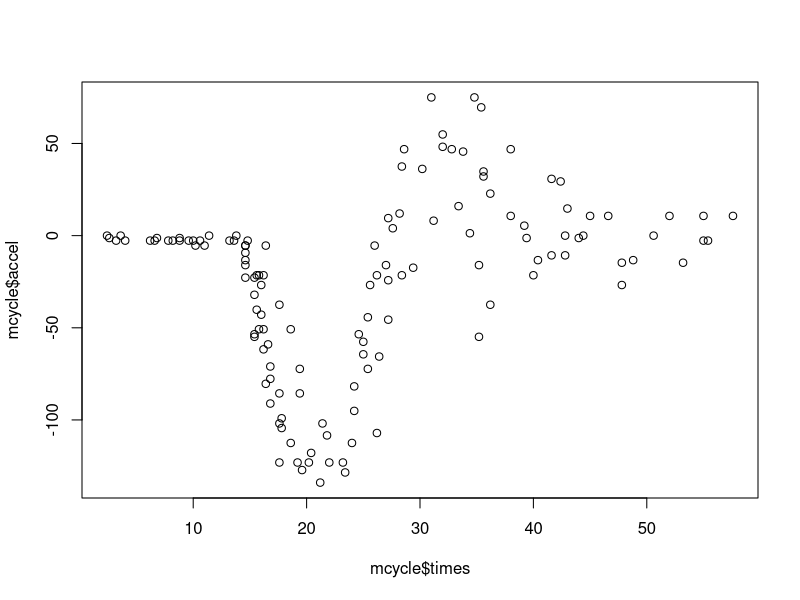
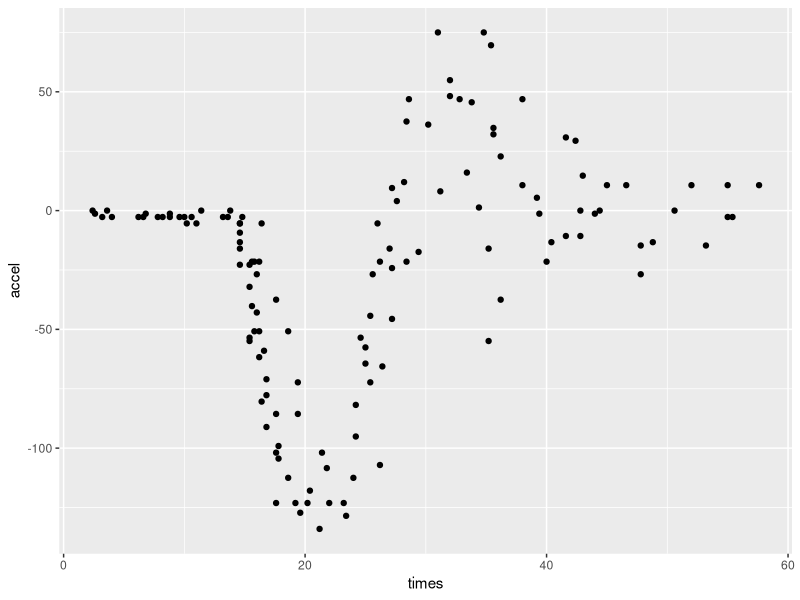
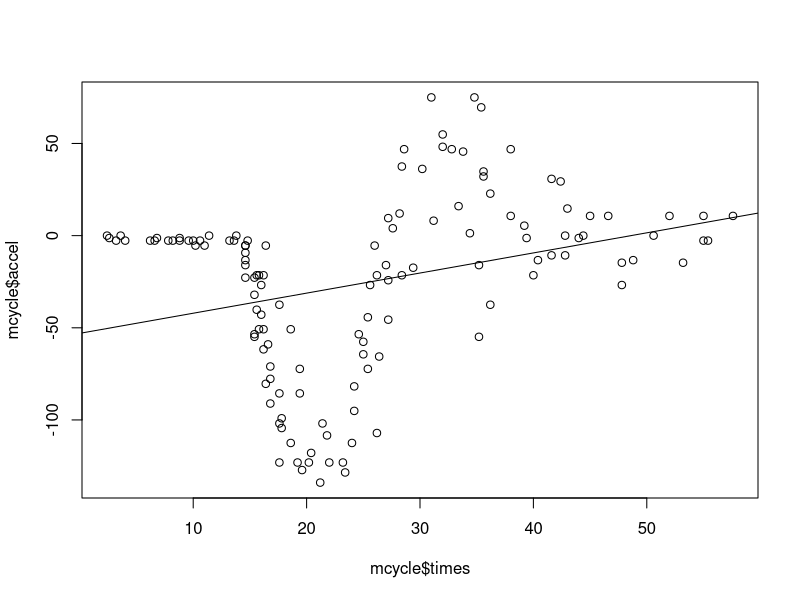
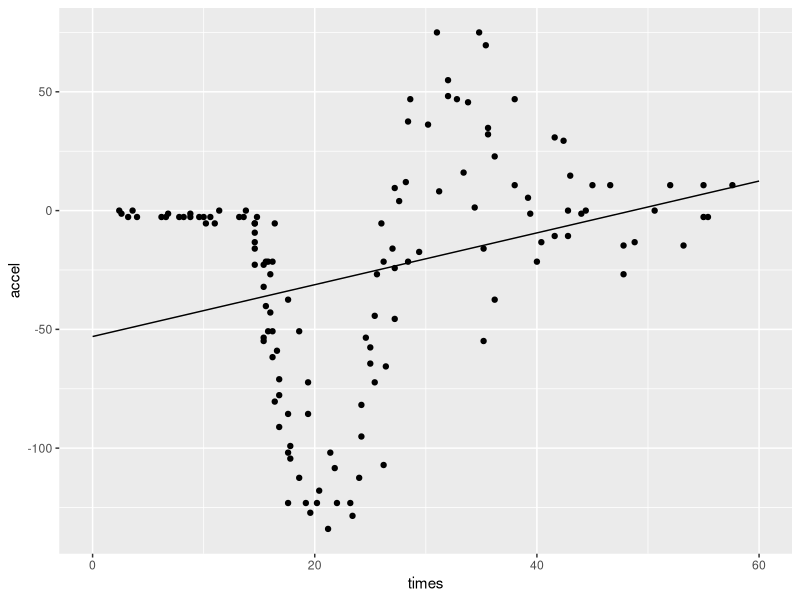
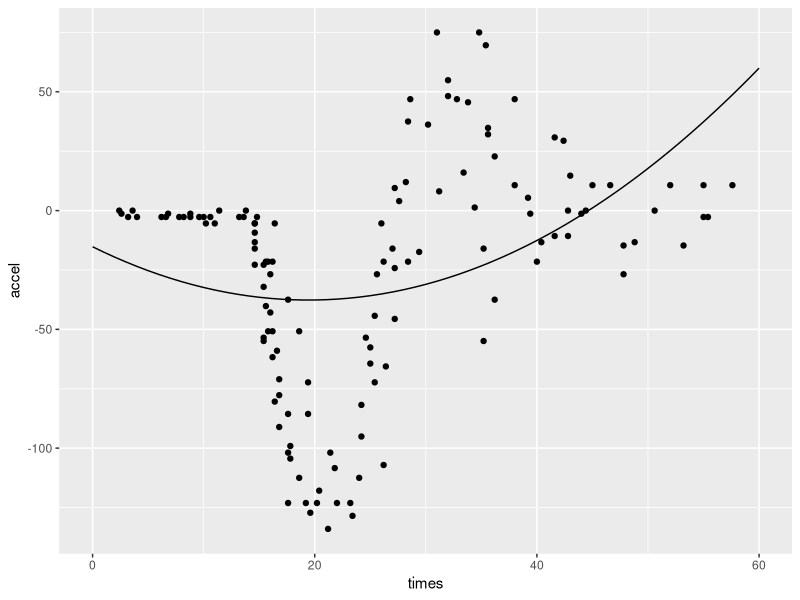
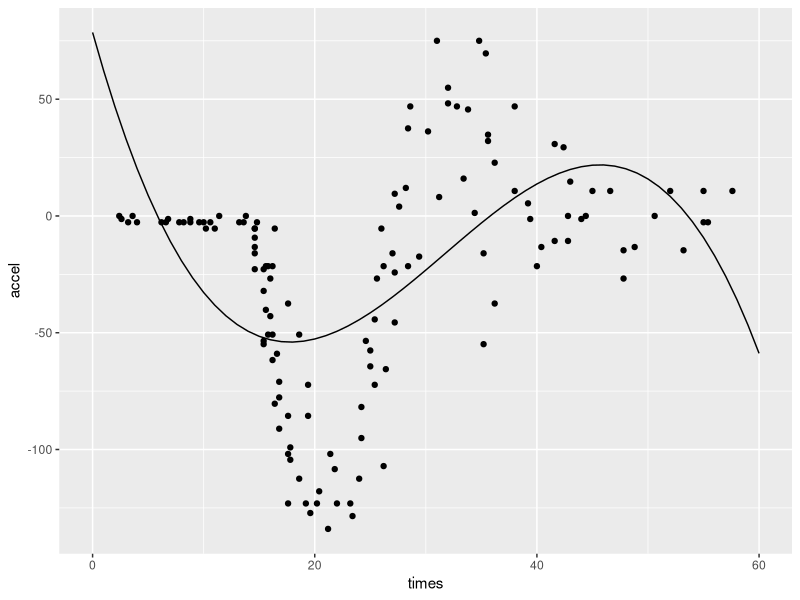
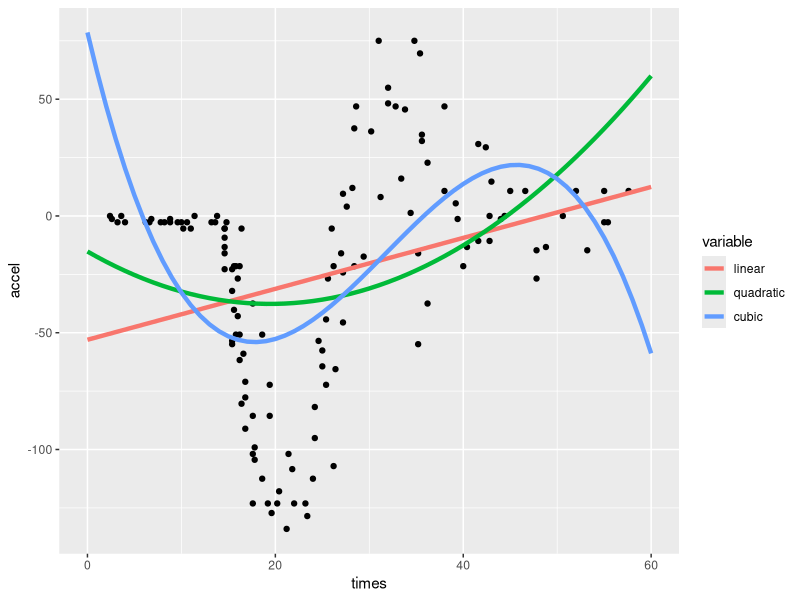

Write R code to recreate these figures, in order. (Note: this script raises an error after producing the figures.)
# If you don't MASS, you can install it, by running
# install.packages("MASS")
# witout the # in front of it.

library(MASS)
data(mcycle)
# Data from a Simulated Motorcycle Accident

# Description:
#   A data frame giving a series of measurements of head acceleration
#   in a simulated motorcycle accident, used to test crash helmets.
# 
# Format:
#   'times' in milliseconds after impact.
#   'accel' in g.
# 
# Source:
#   Silverman, B. W. (1985) Some aspects of the spline smoothing
# approach to non-parametric curve fitting.  _Journal of the Royal
# Statistical Society series B_ *47*, 1-52.

# Always inspect your data first
head(mcycle)

# Plotting in base
plot(mcycle$times, mcycle$accel)

# Plotting in ggplot
library(ggplot2)
ggplot(mcycle, aes(x = times, y = accel)) + # Create an aesthetic mapping 
  geom_point()

# Make a naive linear model
naive.linear.model <- glm(accel ~ times, data = mcycle)

# Predict over the range
predictions <- data.frame(times = 0:60)
predictions$linear <- predict(naive.linear.model, newdata = predictions)

# Plot the predictions over the real data.
plot(mcycle$times, mcycle$accel)
lines(predictions$times, predictions$linear)

# Plot the predictions over the real data in ggplot.
ggplot(mcycle, aes(x = times, y = accel)) + # Create an aesthetic mapping 
  geom_point() + 
  geom_line(data = predictions, 
            aes(x = times, y = linear)) 

# Let's try some polynomials
quadratic.mcycle <- 
  glm(formula = accel ~ times + I(times^2), # 2 params
                data = mcycle) 
cubic.mcycle <- glm(formula = accel ~ times + I(times^2) + I(times^3), # 3 params
                data = mcycle) 

predictions$quadratic <- predict(quadratic.mcycle, predictions)
predictions$cubic <- predict(cubic.mcycle, predictions)

# Can plot one at a time.
ggplot(mcycle, aes(x = times, y = accel)) +
  geom_point() + 
  geom_line(data = predictions, 
            aes(x = times, y = quadratic)) 

ggplot(mcycle, aes(x = times, y = accel)) +
  geom_point() + 
  geom_line(data = predictions, 
            aes(x = times, y = cubic)) 


# But it is nice to see things together. ggplot likes to put things in "long"
# form, much like a pivot table. This is wide:
head(predictions)

# Bring in the reshape library to convert to long form.
library(reshape2)
# The names are a bit strange, but there is an overall smelting theme to reshape.
# "Melting" is "softening" it in a form that ggplot prefers.
# "Casting" is "hardening" the data in a form that humans prefer.

# I can never remeber the argument names for melt, you can look them up:
?melt

# But it says that there are mutliple functions defined for this... 
# What class is my object?
class(predictions)
# A data.frame, great. Let's look that up
?melt.data.frame

# Okay it is id.vars
melted.predictions <- melt(predictions, id.vars = "times") 

# Did it work?
head(melted.predictions)
# We can only see the first few rows... make sure that cubic and quadratic are in there too:

# Filter the melted.predictions data.frame to make sure they are in there too.
# dplyr is the most modern way of doing filtering and selection
library(dplyr)
# %>% is really hard to type. Always use Ctrl+Shift+M
melted.predictions %>% filter(variable == "cubic") %>% head
melted.predictions %>% filter(variable == "quadratic") %>% head

# The pipe can make things a lot more clear.
melted.predictions %>% filter(variable == "cubic") %>% head
# is the same as
head(filter(melted.predictions, variable == "cubic"))
# Without all the nesting that humans find difficult.

# Ready to make our nice plot now:
ggplot(mcycle, aes(x = times, y = accel)) +
  geom_point() + 
  geom_line(data = melted.predictions,
            aes(x = times, y = value, colour = variable), # This took me a while to get.
            size = 1.5) 
# What is great is what is automated here. colours and labels.


# Cross-validation

# Split the data randomly into 10 separate folds.
# Need to create a variable that indicates the fold number for each row
num.folds <- 10 # always make configurable numbers variables.
fold.not.random <- rep_len(1:num.folds, length.out = nrow(mcycle))

# Check what is in fold.not.random
fold.not.random

# Randomly scramble it. (run a few times to see what it is doing)
sample(fold.not.random, size = length(fold.not.random))

# Setting the seed makes it so that the folds are generated the same way every
# time, across machines.
set.seed(1)
sample(fold.not.random, size = length(fold.not.random)) # Run a few times.

# Now actually store that variable.
set.seed(1)
fold <- sample(fold.not.random, size = length(fold.not.random))

# Split the data
mcycle.split <- split(mcycle, fold)

# Looks easy! Take a look.
mcycle.split

# But the data structure has changed.
class(mcycle) # data.frame
class(mcycle.split) # list

# Lists are divided into elements. They don't have to contain the same type of
# object, but in our case, every element of the list is a chunk of our original
# data.frame. Let us access the first element of the list.
mcycle.split[[1]] # First element 
class(mcycle.split[[1]]) # Actually a data.frame.
mcycle.split[[10]] # Tenth element.
mcycle.split[[11]] # error (subscript out of bounds)

# What if you need more than one element of a list?
# In cross-validation, we need to pick one fold, and pool the rest.
# You must use single brackets when selecting more than one element.
test <- mcycle.split[[1]]
train.list <- mcycle.split[c(2,3,4,5,6,7,8,9,10)]

# We can make that a little simpler by using sequences:
2:10 # generates the numbers 2 to 5
train.list <- mcycle.split[2:10]
# But even better would be to use everything "except" the test fold.
train.list <- mcycle.split[-1]

# Now we need to "pool" all of the train folds together; the train object is
# still a list, not one big data.frame.

# Here is an ugly way to do it:
class(train.list)
train <- rbind(train.list[[1]], train.list[[2]], train.list[[3]], train.list[[4]])
class(train) # data.frame
head(train)

# rbind takes multiple arguments. But you don't want to type that out in every
# single fold.
# do.call helps us here. It has two arguments, the first of which is a function,
# and the second is a list. 
# What do.call does is run the function with each element of the list as arguments.
# So:
train <- do.call(rbind, train.list)
# Exactly the same as
train <- rbind(train.list[[1]], train.list[[2]], train.list[[3]], train.list[[4]])
# Using functions as arguments can be a little unsettling, but get used to it,
# it is the core of many R programming techniques.

# Now let's try running cross-validation using a for loop.

# First fit all the models.
model <- list()
for (fold in seq_along(mcycle.split)) { # Cycle through each fold (1 to 10)
  # Extract the training sample for this fold.
  train <- do.call(rbind, mcycle.split[-fold])
  # Fit the model.
  cubic.mcycle <- glm(formula = accel ~ times + I(times^2) + I(times^3), 
                      data = train)  # Notice train data only
  # Store the model.
  model[[fold]] <- cubic.mcycle
}

# For loops are okay for simple things, but the apply family can be really
# elegant. Here is an example.

# Create all training folds.
train.folds <- lapply(seq_along(mcycle.split), 
                      function(x) do.call(rbind, mcycle.split[-x]))

# Fit models
model <- lapply(train.folds, 
                function(x) glm(formula = accel ~ times + I(times^2) + I(times^3), 
                                      data = x))

# To unpack that a little... instead of iteratively fitting your models in a for
# loop, you create a function that returns what you want based on the fold as an
# argument.
# So you could make a function like:
get.train.fold <- function(fold) {
  do.call(rbind, mcycle.split[-fold])
}

# now you can use your little function to test if it works:
get.train.fold(1)
head(get.train.fold(5))
nrow(get.train.fold(5))

# So now instead of writing
train.folds <- list()
for (fold in seq_along(mcycle.split)) {
  train.folds[[fold]] <- get.train.fold(fold)
}

# You can just "apply" the function to each fold.
train.folds <- lapply(seq_along(mcycle.split), get.train.fold)

# And instead of writing the function separately, you can just write the
# definition in directly.
train.folds <- lapply(seq_along(mcycle.split), function(fold) {
  do.call(rbind, mcycle.split[-x])
})

# And since the function only has one line, we don't need curly braces.
train.folds <- lapply(seq_along(mcycle.split), 
                      function(fold) do.call(rbind, mcycle.split[-fold]))

# Once you get used to it, you'll miss it in every other programming language.

# So now we have a bunch of models, let's try and measure accuracy.

# Here is an example of how to predict using the new models.
predicted <- predict(model[[1]], newdata = mcycle.split[[1]])
actual <- mcycle.split[[1]]$accel

# Notice that subtraction is vector-wise. You don't have to write a for loop 
predicted - actual
# This can be very annoying in other languages.

# Now let's make a prediction across all faolds
predictions <- 
  lapply(seq_along(mcycle.split), 
         function(x) predict(model[[x]], newdata = mcycle.split[[x]]))

actual <- 
  lapply(seq_along(mcycle.split), 
         function(x) mcycle.split[[x]]$accel)

# Unfortunately both our predictions and actual are a list.
# But unlist will pool it into one big vector
unlist(predictions) - unlist(actual)

# Now we can take the root mean squared error of our predictions.
mean(sqrt((unlist(predictions) - unlist(actual))^2))

# Now, let's make this into a bigger function that takes one argument:
# the "formula" being used to determine the number of terms)
error <- function(degree) {
  model <- lapply(train.folds, 
                  function(train) 
                    glm(accel ~ poly(times, degree, raw = TRUE), data = train)) 
  predictions <- 
    lapply(seq_along(mcycle.split), 
           function(x) predict(model[[x]], newdata = mcycle.split[[x]]))
  
  actual <- 
    lapply(seq_along(mcycle.split), 
           function(x) mcycle.split[[x]]$accel)
  
  mean(sqrt((unlist(predictions) - unlist(actual))^2))
}

cv.error.by.degree <- sapply(1:18, error)
plot(1:18, cv.error.by.degree, type = 'l') # not ggplot but fast

train.error <- function(degree) {
  model <- glm(accel ~ poly(times, degree, raw = TRUE), data = mcycle)
  predictions <- predict(model, mcycle)
  actual <- mcycle$accel
  mean(sqrt((predictions - actual)^2))
}

test.error.by.degree <- sapply(1:18, error)
train.error.by.degree <- sapply(1:18, train.error)

plot(test.error.by.degree, type = 'l', ylim = c(0,50))
lines(train.error.by.degree, col = 'red')

